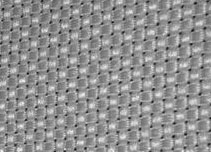
//> input picture cvtest/14.jpg, 211 x 152 px
$ ./chessboard 100 1 1 3 2 14.jpg   (built with g++ and OpenCV 4, the #if around main switched on)
//> lines starting //> are read from the running program, lines starting //| are printed output that depends on the picture; after the words box and inside, x2 and y2 are one past the last pixel; in counts of white or black regions, pixels touching at a corner belong together
//      ./adaptThresh 15 1 1 71 15 adrian.jpg
// Example 5-4. Threshold versus adaptive threshold
// Compare thresholding with adaptive thresholding
// CALL:
// ./adaptThreshold Threshold 1binary 1adaptivemean \
//                    blocksize offset filename
/* *************** License:**************************
   Oct. 3, 2008
   Right to use this code in any way you want without warrenty, support or any guarentee of it working.

   BOOK: It would be nice if you cited it:
   Learning OpenCV: Computer Vision with the OpenCV Library
     by Gary Bradski and Adrian Kaehler
     Published by O'Reilly Media, October 3, 2008

   AVAILABLE AT:
     http://www.amazon.com/Learning-OpenCV-Computer-Vision-Library/dp/0596516134
     Or: http://oreilly.com/catalog/9780596516130/
     ISBN-10: 0596516134 or: ISBN-13: 978-0596516130

   OTHER OPENCV SITES:
   * The source code is on sourceforge at:
     http://sourceforge.net/projects/opencvlibrary/
   * The OpenCV wiki page (As of Oct 1, 2008 this is down for changing over servers, but should come back):
     http://opencvlibrary.sourceforge.net/
   * An active user group is at:
     http://tech.groups.yahoo.com/group/OpenCV/
   * The minutes of weekly OpenCV development meetings are at:
     http://pr.willowgarage.com/wiki/OpenCV
   ************************************************** */
#if 0
#include <cv.h>
#include <highgui.h>
#include <math.h>
IplImage *Igray=0, *It = 0, *Iat;
int main( int argc, char** argv )
{
     if(argc != 7){return -1;          }
     //Command line
     double threshold = (double)atof(argv[1]);
     int threshold_type = atoi(argv[2]) ?
              CV_THRESH_BINARY : CV_THRESH_BINARY_INV;
     int adaptive_method = atoi(argv[3]) ?
              CV_ADAPTIVE_THRESH_MEAN_C : CV_ADAPTIVE_THRESH_GAUSSIAN_C;
     int block_size = atoi(argv[4]);
     double offset = (double)atof(argv[5]);
     //Read in gray image
     if((Igray = cvLoadImage( argv[6], CV_LOAD_IMAGE_GRAYSCALE)) == 0){
		 printf("read in gray image\n");
          return     -1;}
//> Igray is the input picture: 152 rows x 211 cols, CV_8UC1; min 9, max 244, mean 144.5
     // Create the grayscale output images
     It = cvCreateImage(cvSize(Igray->width,Igray->height),
                          IPL_DEPTH_8U, 1);
     Iat = cvCreateImage(cvSize(Igray->width,Igray->height),
                          IPL_DEPTH_8U, 1);
     //Threshold
     cvThreshold(Igray,It,threshold,255,threshold_type);
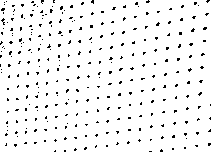
//> It: 152 rows x 211 cols, CV_8UC1; 95.1% white; black in thin lines or dots
     cvAdaptiveThreshold(Igray, Iat, 255, adaptive_method,
		 threshold_type,177, offset);//177的确定，是经过测试后确定的用来计算阈值的象素邻域大小: 3, 5, 7, ...
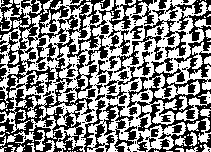
//> Iat: 152 rows x 211 cols, CV_8UC1; 51.8% white; 109 black regions (74 under 20 px), largest, box (x1, y1, x2, y2) and area: (0, 0, 154, 152) 7665, (127, 58, 211, 152) 2663, (165, 0, 211, 78) 1105
     //PUT UP 2 WINDOWS
     cvNamedWindow("Raw",1);
     cvNamedWindow("Threshold",1);
     cvNamedWindow("Adaptive Threshold",1);
     //Show the results
     cvShowImage("Raw",Igray);
     cvShowImage("Threshold",It);
     cvShowImage("Adaptive Threshold",Iat);
     cvWaitKey(0);
     //Clean up
     cvReleaseImage(&Igray);
     cvReleaseImage(&It);
     cvReleaseImage(&Iat);
	  cvDestroyWindow("Raw");
	  cvDestroyWindow("Threshold");
	  cvDestroyWindow("Adaptive Threshold");
	  return(0);
}

#endif

$ run again, on cvtest/4.jpg
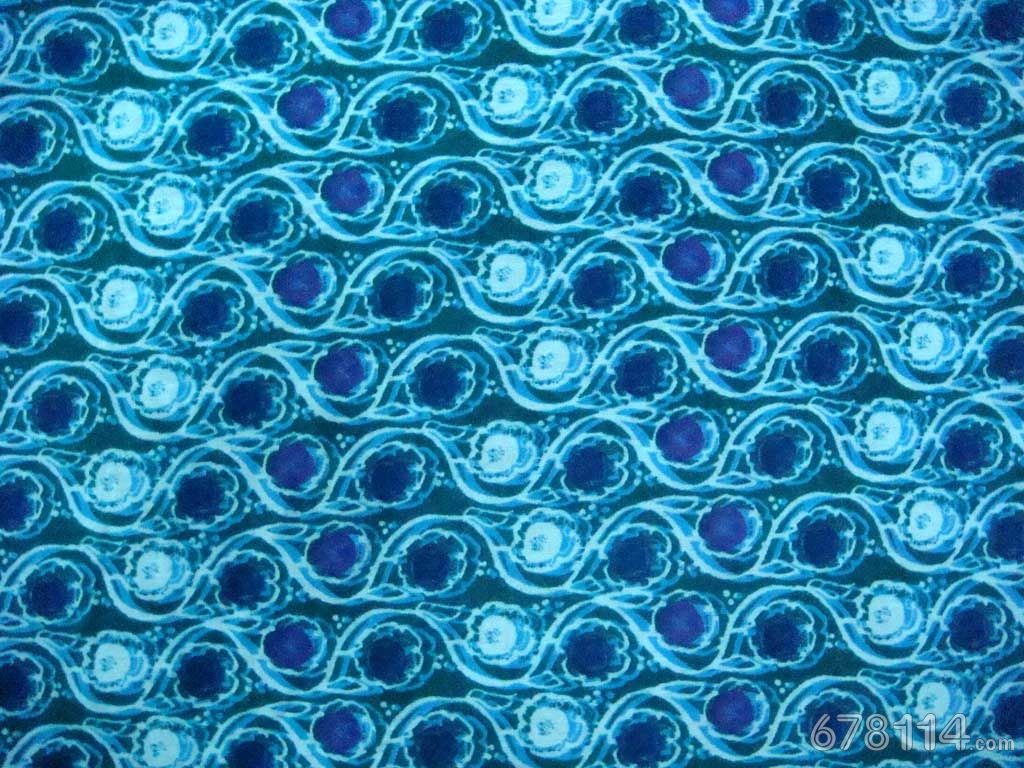
//> input picture cvtest/4.jpg, 1024 x 768 px
//> `cvThreshold(Igray,It,threshold,255,threshold_type);`:
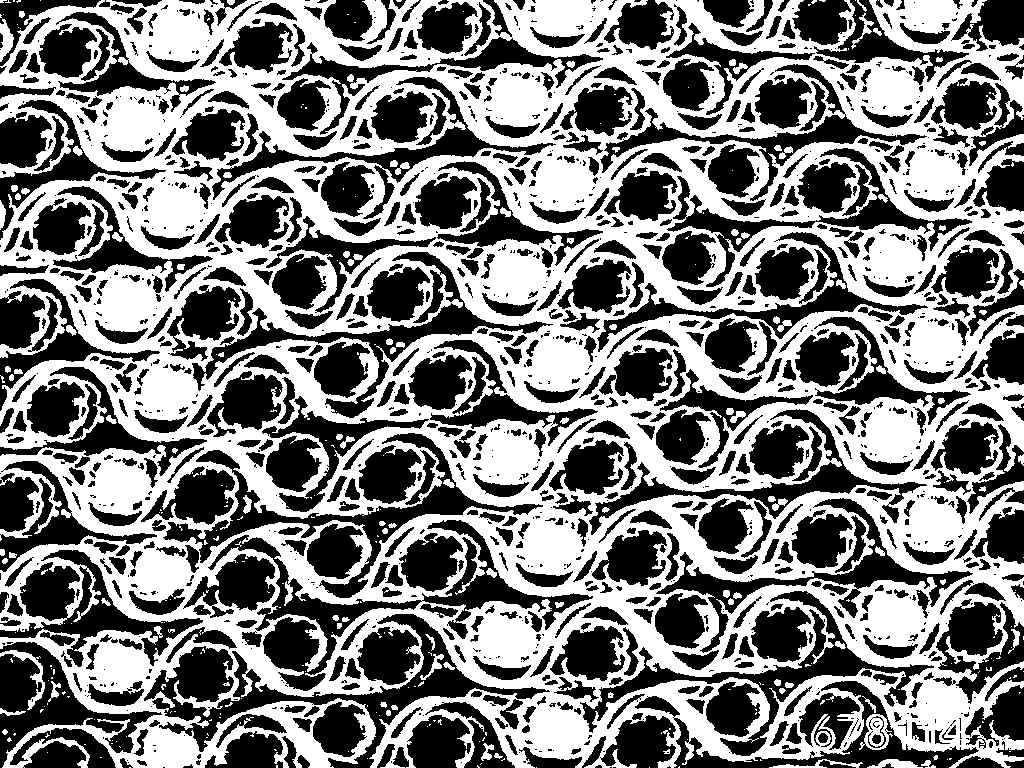
//> It: 768 rows x 1024 cols, CV_8UC1; 50% white; 350 white regions (241 under 20 px), largest, box (x1, y1, x2, y2) and area: (0, 0, 1024, 768) 384984, (859, 714, 893, 750) 554, (0, 650, 45, 710) 486
//> `cvAdaptiveThreshold(Igray, Iat, 255, adaptive_method, threshold_type,1..`:
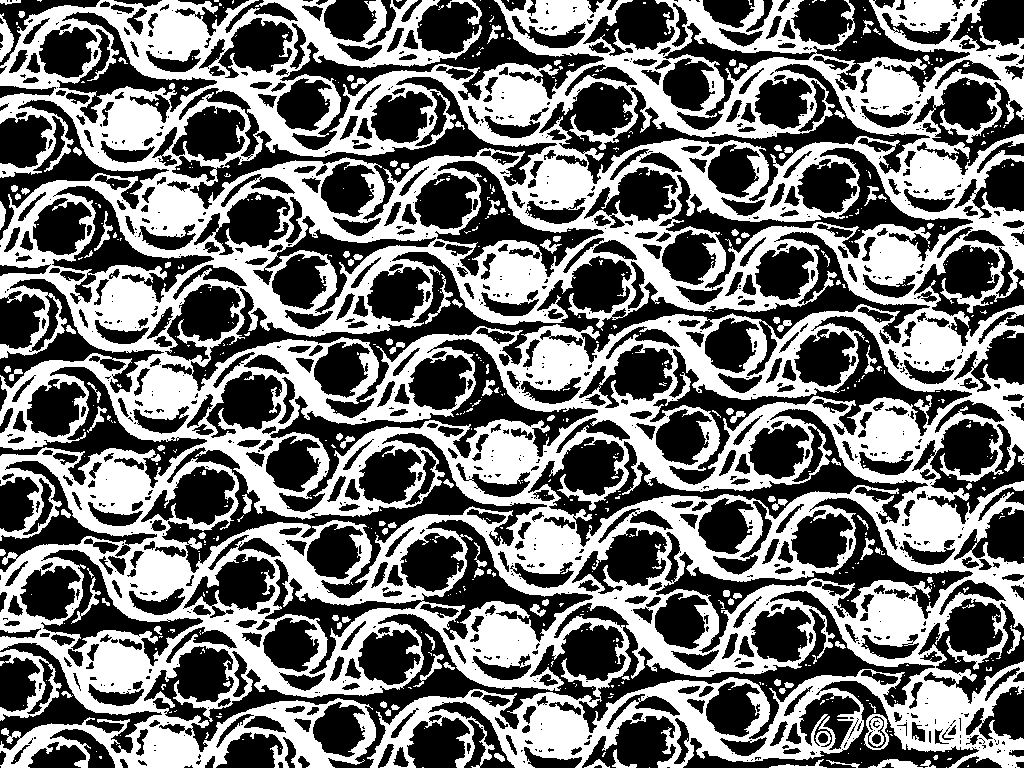
//> Iat: 768 rows x 1024 cols, CV_8UC1; 45.7% white; 591 white regions (464 under 20 px), largest, box (x1, y1, x2, y2) and area: (0, 0, 1024, 768) 348168, (0, 649, 62, 721) 1248, (864, 714, 889, 750) 484
